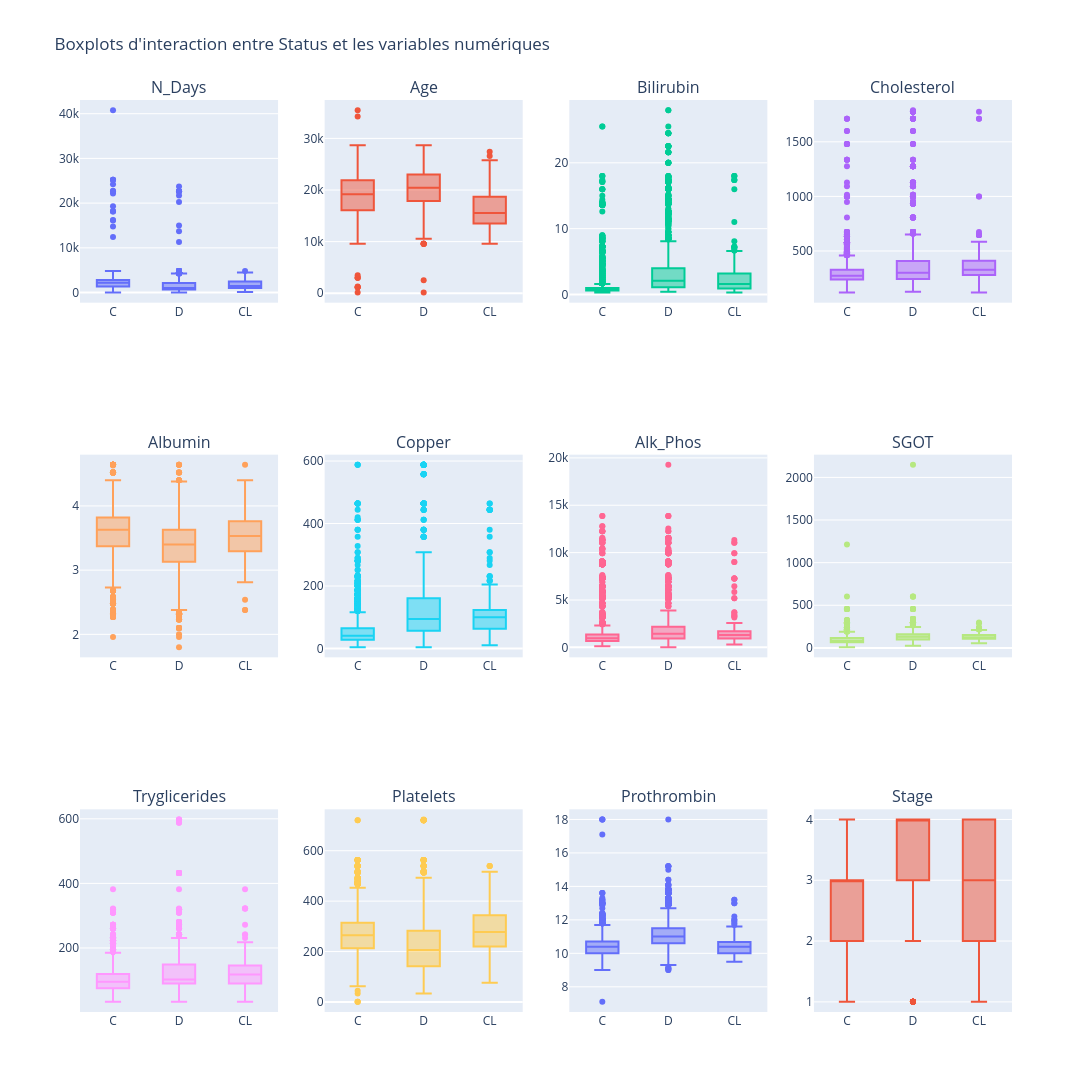

The cell this chart's notebook holds for it:
### Markdown cell above
* ##### Status x Variables quantitatives

### Code cell
# Boxplots
i,j = 1,1
fig = make_subplots(rows=3, cols=4, subplot_titles=[x for x in train_num.columns.tolist()])

for col in train_num.columns:
    fig.add_trace(
        go.Box(x=data_train["Status"],
               y=data_train[col]),
        row=i, col=j)
    j+=1
    if j%5==0:
        i+=1
        j=1

fig.update_layout(width=1500, height=1500,title_text="Boxplots d'interaction entre Status et les variables numériques",showlegend=False)

### Figure 1 — Plotly figure (JSON) as saved in the notebook; plotly's stock layout.template omitted (floating-point values rounded to 4 significant figures; data arrays with more than 128 entries replaced by an {"elided": "..."} marker saying what was removed)
{"data": [{"type": "box", "x": {"elided": "15000 str values"}, "xaxis": "x", "y": {"elided": "15000 int values"}, "yaxis": "y"}, {"type": "box", "x": {"elided": "15000 str values"}, "xaxis": "x2", "y": {"elided": "15000 float values"}, "yaxis": "y2"}, {"type": "box", "x": {"elided": "15000 str values"}, "xaxis": "x3", "y": {"elided": "15000 float values"}, "yaxis": "y3"}, {"type": "box", "x": {"elided": "15000 str values"}, "xaxis": "x4", "y": {"elided": "15000 int values"}, "yaxis": "y4"}, {"type": "box", "x": {"elided": "15000 str values"}, "xaxis": "x5", "y": {"elided": "15000 float values"}, "yaxis": "y5"}, {"type": "box", "x": {"elided": "15000 str values"}, "xaxis": "x6", "y": {"elided": "15000 int values"}, "yaxis": "y6"}, {"type": "box", "x": {"elided": "15000 str values"}, "xaxis": "x7", "y": {"elided": "15000 float values"}, "yaxis": "y7"}, {"type": "box", "x": {"elided": "15000 str values"}, "xaxis": "x8", "y": {"elided": "15000 float values"}, "yaxis": "y8"}, {"type": "box", "x": {"elided": "15000 str values"}, "xaxis": "x9", "y": {"elided": "15000 float values"}, "yaxis": "y9"}, {"type": "box", "x": {"elided": "15000 str values"}, "xaxis": "x10", "y": {"elided": "15000 float values"}, "yaxis": "y10"}, {"type": "box", "x": {"elided": "15000 str values"}, "xaxis": "x11", "y": {"elided": "15000 float values"}, "yaxis": "y11"}, {"type": "box", "x": {"elided": "15000 str values"}, "xaxis": "x12", "y": {"elided": "15000 int values"}, "yaxis": "y12"}], "layout": {"annotations": [{"font": {"size": 16}, "showarrow": false, "text": "N_Days", "x": 0.1062, "xanchor": "center", "xref": "paper", "y": 1, "yanchor": "bottom", "yref": "paper"}, {"font": {"size": 16}, "showarrow": false, "text": "Age", "x": 0.3688, "xanchor": "center", "xref": "paper", "y": 1, "yanchor": "bottom", "yref": "paper"}, {"font": {"size": 16}, "showarrow": false, "text": "Bilirubin", "x": 0.6313, "xanchor": "center", "xref": "paper", "y": 1, "yanchor": "bottom", "yref": "paper"}, {"font": {"size": 16}, "showarrow": false, "text": "Cholesterol", "x": 0.8938, "xanchor": "center", "xref": "paper", "y": 1, "yanchor": "bottom", "yref": "paper"}, {"font": {"size": 16}, "showarrow": false, "text": "Albumin", "x": 0.1062, "xanchor": "center", "xref": "paper", "y": 0.6111, "yanchor": "bottom", "yref": "paper"}, {"font": {"size": 16}, "showarrow": false, "text": "Copper", "x": 0.3688, "xanchor": "center", "xref": "paper", "y": 0.6111, "yanchor": "bottom", "yref": "paper"}, {"font": {"size": 16}, "showarrow": false, "text": "Alk_Phos", "x": 0.6313, "xanchor": "center", "xref": "paper", "y": 0.6111, "yanchor": "bottom", "yref": "paper"}, {"font": {"size": 16}, "showarrow": false, "text": "SGOT", "x": 0.8938, "xanchor": "center", "xref": "paper", "y": 0.6111, "yanchor": "bottom", "yref": "paper"}, {"font": {"size": 16}, "showarrow": false, "text": "Tryglicerides", "x": 0.1062, "xanchor": "center", "xref": "paper", "y": 0.2222, "yanchor": "bottom", "yref": "paper"}, {"font": {"size": 16}, "showarrow": false, "text": "Platelets", "x": 0.3688, "xanchor": "center", "xref": "paper", "y": 0.2222, "yanchor": "bottom", "yref": "paper"}, {"font": {"size": 16}, "showarrow": false, "text": "Prothrombin", "x": 0.6313, "xanchor": "center", "xref": "paper", "y": 0.2222, "yanchor": "bottom", "yref": "paper"}, {"font": {"size": 16}, "showarrow": false, "text": "Stage", "x": 0.8938, "xanchor": "center", "xref": "paper", "y": 0.2222, "yanchor": "bottom", "yref": "paper"}], "height": 1500, "showlegend": false, "title": {"text": "Boxplots d'interaction entre Status et les variables numériques"}, "width": 1500, "xaxis": {"anchor": "y", "domain": [0, 0.2125]}, "xaxis10": {"anchor": "y10", "domain": [0.2625, 0.475]}, "xaxis11": {"anchor": "y11", "domain": [0.525, 0.7375]}, "xaxis12": {"anchor": "y12", "domain": [0.7875, 1]}, "xaxis2": {"anchor": "y2", "domain": [0.2625, 0.475]}, "xaxis3": {"anchor": "y3", "domain": [0.525, 0.7375]}, "xaxis4": {"anchor": "y4", "domain": [0.7875, 1]}, "xaxis5": {"anchor": "y5", "domain": [0, 0.2125]}, "xaxis6": {"anchor": "y6", "domain": [0.2625, 0.475]}, "xaxis7": {"anchor": "y7", "domain": [0.525, 0.7375]}, "xaxis8": {"anchor": "y8", "domain": [0.7875, 1]}, "xaxis9": {"anchor": "y9", "domain": [0, 0.2125]}, "yaxis": {"anchor": "x", "domain": [0.7778, 1]}, "yaxis10": {"anchor": "x10", "domain": [0, 0.2222]}, "yaxis11": {"anchor": "x11", "domain": [0, 0.2222]}, "yaxis12": {"anchor": "x12", "domain": [0, 0.2222]}, "yaxis2": {"anchor": "x2", "domain": [0.7778, 1]}, "yaxis3": {"anchor": "x3", "domain": [0.7778, 1]}, "yaxis4": {"anchor": "x4", "domain": [0.7778, 1]}, "yaxis5": {"anchor": "x5", "domain": [0.3889, 0.6111]}, "yaxis6": {"anchor": "x6", "domain": [0.3889, 0.6111]}, "yaxis7": {"anchor": "x7", "domain": [0.3889, 0.6111]}, "yaxis8": {"anchor": "x8", "domain": [0.3889, 0.6111]}, "yaxis9": {"anchor": "x9", "domain": [0, 0.2222]}}}
